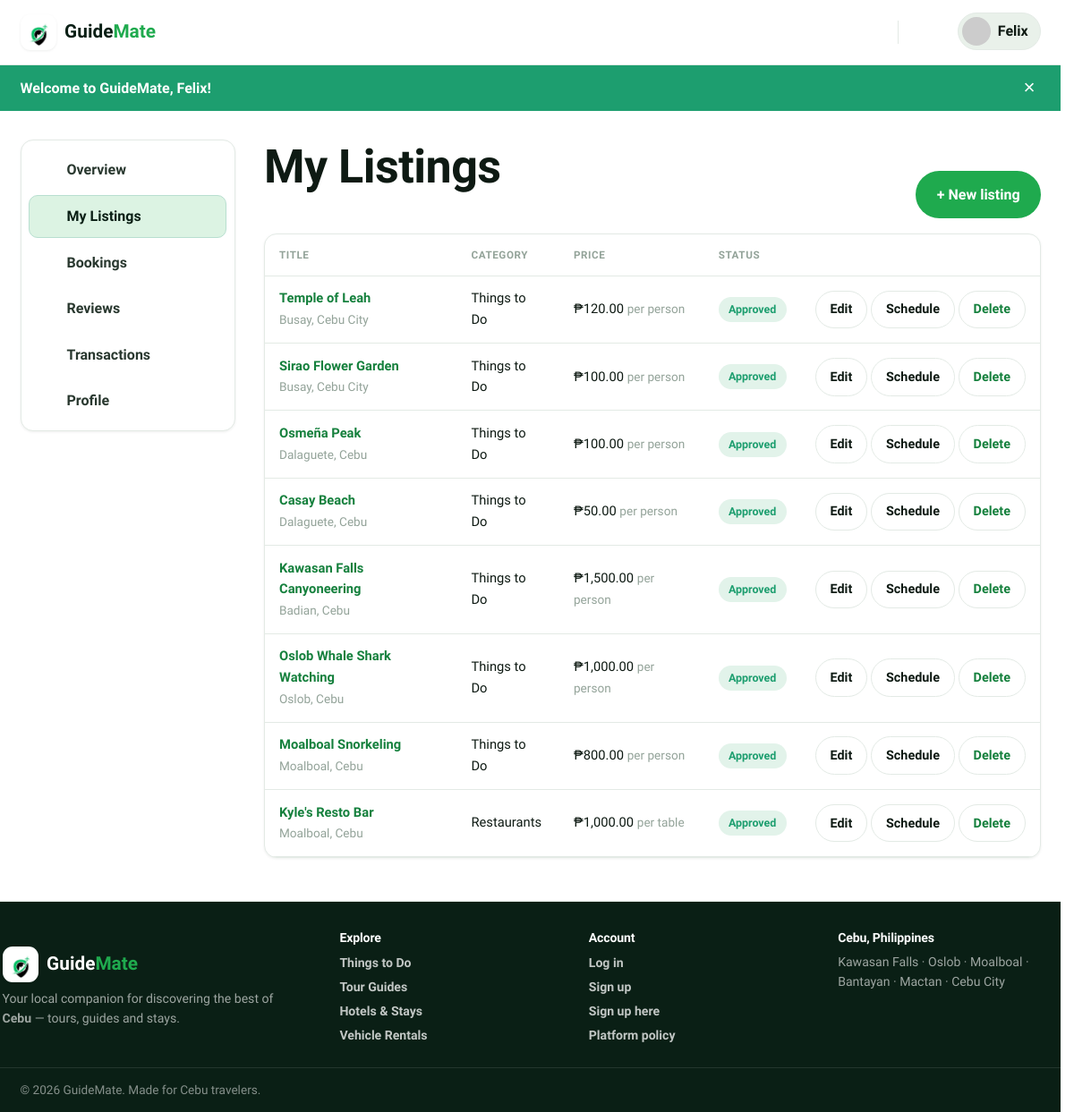
Screenshot of /public/dashboard/listings (signed in) with the database file from the repository.
### tables this page shows
CREATE TABLE `users` (
  `id` int(10) unsigned NOT NULL AUTO_INCREMENT,
  `name` varchar(120) NOT NULL,
  `email` varchar(190) NOT NULL,
  `password` varchar(255) NOT NULL,
  `role` enum('admin','guide','tourist') NOT NULL DEFAULT 'tourist',
  `phone` varchar(40) DEFAULT NULL,
  `avatar` varchar(255) DEFAULT NULL,
  `bio` text DEFAULT NULL,
  `location` varchar(120) DEFAULT NULL,
  `is_active` tinyint(1) NOT NULL DEFAULT 1,
  `guide_status` enum('none','pending','approved','rejected') NOT NULL DEFAULT 'none',
  `guide_review_note` varchar(500) DEFAULT NULL,
  `guide_reviewed_at` timestamp NULL DEFAULT NULL,
  `guide_warned` tinyint(1) NOT NULL DEFAULT 0,
  `guide_warning_note` varchar(500) DEFAULT NULL,
  `admin_totp_secret` varchar(64) DEFAULT NULL,
  `admin_totp_enabled` tinyint(1) NOT NULL DEFAULT 0,
  `created_at` timestamp NOT NULL DEFAULT current_timestamp(),
  `updated_at` timestamp NOT NULL DEFAULT current_timestamp() ON UPDATE current_timestamp(),
  `last_seen_at` timestamp NULL DEFAULT NULL,
  PRIMARY KEY (`id`),
  UNIQUE KEY `users_email_unique` (`email`)
);

CREATE TABLE `listings` (
  `id` int(10) unsigned NOT NULL AUTO_INCREMENT,
  `user_id` int(10) unsigned NOT NULL,
  `category_id` int(10) unsigned NOT NULL,
  `title` varchar(160) NOT NULL,
  `slug` varchar(180) NOT NULL,
  `summary` varchar(255) DEFAULT NULL,
  `description` text NOT NULL,
  `area` varchar(120) NOT NULL,
  `address` varchar(255) DEFAULT NULL,
  `latitude` decimal(10,7) DEFAULT NULL,
  `longitude` decimal(10,7) DEFAULT NULL,
  `price` decimal(10,2) NOT NULL DEFAULT 0.00,
  `price_unit` varchar(40) NOT NULL DEFAULT 'per person',
  `duration` varchar(80) DEFAULT NULL,
  `included` text DEFAULT NULL,
  `not_included` text DEFAULT NULL,
  `cover_image` varchar(255) DEFAULT NULL,
  `status` enum('pending','approved','rejected') NOT NULL DEFAULT 'pending',
  `is_featured` tinyint(1) NOT NULL DEFAULT 0,
  `sale_price` decimal(10,2) DEFAULT NULL,
  `sale_ends_at` date DEFAULT NULL,
  `created_at` timestamp NOT NULL DEFAULT current_timestamp(),
  `updated_at` timestamp NOT NULL DEFAULT current_timestamp() ON UPDATE current_timestamp(),
  PRIMARY KEY (`id`),
  UNIQUE KEY `listings_slug_unique` (`slug`),
  KEY `listings_user_fk` (`user_id`),
  KEY `listings_category_fk` (`category_id`),
  KEY `listings_status_idx` (`status`),
  CONSTRAINT `listings_category_fk` FOREIGN KEY (`category_id`) REFERENCES `categories` (`id`) ON DELETE CASCADE,
  CONSTRAINT `listings_user_fk` FOREIGN KEY (`user_id`) REFERENCES `users` (`id`) ON DELETE CASCADE
);

CREATE TABLE `categories` (
  `id` int(10) unsigned NOT NULL AUTO_INCREMENT,
  `name` varchar(80) NOT NULL,
  `slug` varchar(80) NOT NULL,
  `icon` varchar(40) DEFAULT NULL,
  `description` varchar(255) DEFAULT NULL,
  `sort_order` int(11) NOT NULL DEFAULT 0,
  PRIMARY KEY (`id`),
  UNIQUE KEY `categories_slug_unique` (`slug`)
);

### app/Views/guide/listings.php (the view, shortened to what the rows shown need)
<?php
$categories = $categories ?? [];
$canCreate = $canCreate ?? false;
$errors = $errors ?? [];
$isHotel = ((auth_user() ?? [])['role'] ?? '') === 'hotel_admin';
$openModal = $errors !== [];
$newBtnAttrs = $canCreate
    ? 'href="' . e(url('/dashboard/listings/create')) . '" data-open-new-listing'
    : 'href="' . e(url('/dashboard/verification')) . '"';
?>
<div class="container">
    <div class="dash-layout">
        <?= \App\Core\View::partial('partials/dash-nav') ?>
        <div>
            <div class="section-head" style="margin-bottom:1rem;">
                <div><h1><?= $isHotel ? 'My hotels' : e(__('d_my_listings', 'My listings')) ?></h1></div>
                <a <?= $newBtnAttrs ?> class="btn btn-primary">+ <?= $isHotel ? 'New hotel listing' : e(__('d_new_listing', 'New listing')) ?></a>
            </div>
            <div class="panel">
                <div class="panel-body" style="padding:0;overflow-x:auto;">
                    <?php if ($listings === []): ?>
                        <div class="empty-state" style="padding:3rem 1rem;">
                            <div class="big">📋</div>
                            <h3><?= $isHotel ? 'No hotel listings yet' : e(__('g_no_listings_title', 'No listings yet')) ?></h3>
                            <p><?= $isHotel
                                ? 'Create your first hotel listing so travelers can message you to inquire.'
                                : e(__('g_no_listings_body', 'Create your first listing to start receiving bookings.')) ?></p>
                            <a <?= $newBtnAttrs ?> class="btn btn-primary mt-2"><?= e(__('g_create_listing', 'Create listing')) ?></a>
                        </div>
                    <?php else: ?>
                        <table class="table">
                            <thead><tr><th><?= e(__('th_title', 'Title')) ?></th><th><?= e(__('th_category', 'Category')) ?></th><th><?= e(__('th_price', 'Price')) ?></th><th><?= e(__('th_status', 'Status')) ?></th><th></th></tr></thead>
                            <tbody>
                            <?php foreach ($listings as $l): ?>
                                <tr>
                                    <td><a href="<?= e(url('/listing/' . $l['slug'])) ?>"><strong><?= e($l['title']) ?></strong></a><br><small class="hint"><?= e($l['area']) ?></small></td>
                                    <td><?= e($l['category_name']) ?></td>
                                    <td><?= money($l['price']) ?> <small class="hint"><?= e(__('g_unit_' . str_replace(' ', '_', (string) $l['price_unit']), (string) $l['price_unit'])) ?></small></td>
                                    <td><span class="pill pill-<?= e($l['status']) ?>"><?= e(status_label((string) $l['status'])) ?></span></td>
                                    <td style="white-space:nowrap;">
                                        <a class="btn btn-ghost btn-sm" href="<?= e(url('/dashboard/listings/' . $l['id'] . '/edit')) ?>"><?= e(__('g_edit', 'Edit')) ?></a>
                                        <?php if (!$isHotel): ?>
                                        <a class="btn btn-ghost btn-sm" href="<?= e(url('/dashboard/listings/' . $l['id'] . '/schedule')) ?>"><?= e(__('g_schedule', 'Schedule')) ?></a>
                                        <?php endif; ?>
                                        <form method="post" action="<?= e(url('/dashboard/listings/' . $l['id'] . '/delete')) ?>" style="display:inline;" onsubmit="return confirm('<?= e(__('g_delete_confirm', 'Delete this listing? This cannot be undone.')) ?>');">
                                            <button class="btn btn-ghost btn-sm" type="submit" style="color:var(--coral-600);"><?= e(__('g_delete', 'Delete')) ?></button>
                                        </form>
                                    </td>
                                </tr>
                            <?php endforeach; ?>
                            </tbody>
                        </table>
                    <?php endif; ?>
                </div>
            </div>
        </div>
    </div>
</div>
<?php if ($canCreate): ?>
                            <?php foreach ($categories as $c): $sel = (string) old('category_id') === (string) $c['id']; ?>
                            <?php endforeach; ?>
                            <?php foreach (['per person','per night','per tour','per day','per table'] as $u): $sel = old('price_unit', 'per person') === $u; ?>
                            <?php endforeach; ?>
<?php endif; ?>

### app/Core/Router.php (shortened to what the rows shown need)
<?php
final class Router
{
    private array $routes = [];
    private function add(string $method, string $pattern, array $handler, array $guards): void
    {
        $this->routes[] = [
            'method' => $method,
            'pattern' => $pattern,
            'handler' => $handler,
            'guards' => $guards,
        ];
    }
    public function dispatch(string $method, string $uri): void
    {
        $path = $this->normalize($uri);
        $method = strtoupper($method);
        foreach ($this->routes as $route) {
            if ($route['method'] !== $method) {
                continue;
            }
            $regex = $this->compile($route['pattern']);
            if (preg_match($regex, $path, $matches) === 1) {
                $params = array_filter($matches, 'is_string', ARRAY_FILTER_USE_KEY);
                $this->runGuards($route['guards']);
                $this->invoke($route['handler'], $params);
                return;
            }
        }
    }
    private function compile(string $pattern): string
    {
        $regex = preg_replace('#\{([a-zA-Z_][a-zA-Z0-9_]*)\}#', '(?P<$1>[^/]+)', $pattern);
        return '#^' . $regex . '$#';
    }
    private function normalize(string $uri): string
    {
        $path = parse_url($uri, PHP_URL_PATH) ?: '/';
        $base = App::basePath();
        if ($base !== '' && str_starts_with($path, $base)) {
            $path = substr($path, strlen($base));
        }
        $path = str_replace('/index.php', '', $path);
        $path = '/' . trim($path, '/');
        return $path === '/' ? '/' : rtrim($path, '/');
    }
    private function runGuards(array $guards): void
    {
        foreach ($guards as $guard) {
            switch ($guard) {
                case 'listing_provider':
                    if (!Auth::managesListings()) {
                        abort(403, 'Listing providers only.');
                    }
                    break;
            }
        }
    }
    private function invoke(array $handler, array $params): void
    {
        [$class, $action] = $handler;
        $controller = new $class();
        $controller->{$action}(...array_values($params));
    }
}

### app/Views/layouts/main.php (shortened to what the rows shown need)
<?php
$user = auth_user();
$isGuide = ($user['role'] ?? null) === 'guide';
$current = parse_url($_SERVER['REQUEST_URI'] ?? '/', PHP_URL_PATH) ?: '/';
$base = \App\Core\App::basePath();
if ($base !== '' && str_starts_with($current, $base)) {
    $current = substr($current, strlen($base)) ?: '/';
}
$current = '/' . trim($current, '/');
$publicBrowse = $current === '/'
    || in_array($current, ['/listings', '/things-to-do', '/tour-guides', '/hotels', '/rentals'], true)
    || str_starts_with($current, '/listing/')
    || str_starts_with($current, '/rentals/');
$isMessages = str_starts_with($current, '/messages');
$isDashboard = str_starts_with($current, '/dashboard') || str_starts_with($current, '/profile');
$hideFooter = $isMessages;
$guideWarned = $user && ($user['role'] ?? null) === 'guide' && \App\Models\User::isGuideWarned((int) $user['id']);
$headerUser = ($isGuide && $publicBrowse) ? null : $user;
$unread = 0;
if ($headerUser) {
    $unread = \App\Models\Message::unreadCount((int) $headerUser['id']);
}
$currentLocale = $_SESSION['_locale'] ?? 'en';
?>
<!DOCTYPE html>
<html lang="<?= e($currentLocale === 'tl' ? 'tl' : 'en') ?>">
<head>
    <link rel="stylesheet" href="<?= e(asset('css/style.css')) ?>">
</head>
<body class="<?= e(trim(($isMessages ? 'page-messages ' : '') . ($isDashboard ? 'page-dashboard ' : '') . ($hideFooter ? 'page-no-footer ' : '') . ($guideWarned ? 'guide-warned' : ''))) ?>">
<header class="site-header" id="siteHeader">
    <div class="container header-inner">
<?php if ($isGuide): ?>
            <span class="brand brand-static">
                <span class="brand-mark">◐</span>
                <span class="brand-text">Guide<strong>Mate</strong></span>
            </span>
        <?php endif; ?>
        <nav class="main-nav" id="mainNav">
            <?php if ($headerUser): ?>
                <a href="<?= e(url('/messages')) ?>" class="nav-icon" title="Messages" aria-label="Messages">
                    <?= admin_icon('messages', 22) ?><?php if ($unread > 0): ?><span class="badge"><?= (int) $unread ?></span><?php endif; ?>
                </a>
                <div class="nav-menu">
                    <button class="nav-avatar" id="userMenuBtn">
                        <img src="<?= e(img_src($headerUser['avatar'] ?? null, 'avatar' . $headerUser['id'])) ?>" alt="">
                        <span><?= e(explode(' ', (string) $headerUser['name'])[0]) ?></span>
                    </button>
                </div>
            <?php else: ?>
                <a href="<?= e(url('/login')) ?>" class="btn btn-ghost btn-sm">Log in</a>
                <a href="<?= e(url('/register')) ?>" class="btn btn-primary btn-sm">Sign up</a>
            <?php endif; ?>
        </nav>
    </div>
</header>
<?php foreach (['success' => 'flash-success', 'error' => 'flash-error', 'info' => 'flash-info'] as $key => $cls): ?>
    <?php if ($msg = flash($key)): ?>
        <div class="flash <?= $cls ?>" role="alert">
            <div class="container"><?= e($msg) ?><button class="flash-close" aria-label="Dismiss">&times;</button></div>
        </div>
    <?php endif; ?>
<?php endforeach; ?>
<main>
    <?= $content ?>
</main>
<?php if (!$hideFooter): ?>
<footer class="site-footer<?= $isDashboard ? ' site-footer--dash' : '' ?>">
    <div class="container footer-grid">
        <div>
            <?php if ($isGuide): ?>
                <span class="brand brand-static">
                    <span class="brand-mark">◐</span><span class="brand-text">Guide<strong>Mate</strong></span>
                </span>
            <?php else: ?>
                <a href="<?= e(url('/')) ?>" class="brand">
                    <span class="brand-mark">◐</span><span class="brand-text">Guide<strong>Mate</strong></span>
                </a>
            <?php endif; ?>
            <p class="footer-tag">Your local companion for discovering the best of <strong>Cebu</strong> — tours, guides and stays.</p>
        </div>
        <div>
            <h4>Explore</h4>
            <a href="<?= e(url('/things-to-do')) ?>">Things to Do</a>
            <a href="<?= e(url('/tour-guides')) ?>">Tour Guides</a>
            <a href="<?= e(url('/hotels')) ?>">Hotels &amp; Stays</a>
            <a href="<?= e(url('/rentals')) ?>">Vehicle Rentals</a>
        </div>
        <div>
            <h4>Account</h4>
            <a href="<?= e(url('/login')) ?>">Log in</a>
            <a href="<?= e(url('/register')) ?>">Sign up</a>
            <a href="<?= e(url('/register?role=guide')) ?>">Sign up here</a>
            <a href="<?= e(url('/policy')) ?>">Platform policy</a>
        </div>
        <div>
            <h4>Cebu, Philippines</h4>
            <p class="footer-tag footer-locations">Kawasan Falls · Oslob · Moalboal · Bantayan · Mactan · Cebu City</p>
        </div>
    </div>
    <div class="footer-bottom">
        <div class="container">© <?= date('Y') ?> GuideMate. Made for Cebu travelers.</div>
    </div>
</footer>
<?php endif; ?>
</body>
</html>

### rows the page displays
users: role+name "Felix"
listings: title "Temple of Leah", area "Busay, Cebu City", category.name "Things to Do", price "₱120.00", price_unit "per person", status "Approved"
listings: title "Sirao Flower Garden", area "Busay, Cebu City", category.name "Things to Do", price "₱100.00", price_unit "per person", status "Approved"
listings: title "Osmeña Peak", area "Dalaguete, Cebu", category.name "Things to Do", price "₱100.00", price_unit "per person", status "Approved"
listings: title "Casay Beach", area "Dalaguete, Cebu", category.name "Things to Do", price "₱50.00", price_unit "per person", status "Approved"
listings: title "Kawasan Falls Canyoneering", area "Badian, Cebu", category.name "Things to Do", price "₱1,500.00", price_unit "per person", status "Approved"
listings: title "Oslob Whale Shark Watching", area "Oslob, Cebu", category.name "Things to Do", price "₱1,000.00", price_unit "per person", status "Approved"
listings: title "Moalboal Snorkeling", area "Moalboal, Cebu", category.name "Things to Do", price "₱800.00", price_unit "per person", status "Approved"
listings: title "Kyle's Resto Bar", area "Moalboal, Cebu", category.name "Restaurants", price "₱1,000.00", price_unit "per table", status "Approved"

### other values shown
$msg "Welcome to GuideMate, Felix!"
